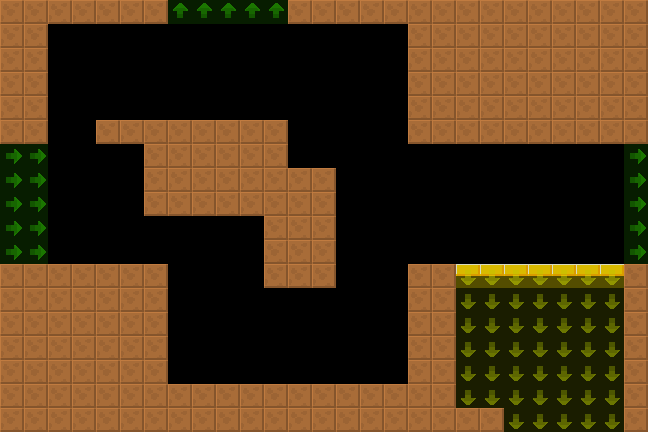

Below is a game level as drawn by its tile map, then a one-line description and the .tmx that defines it (tile-layer data replaced by summaries):
An orthogonal 27x18 tile map with 24x24 px tiles, 2 tile layers (col, lnk), 2 tilesets and 4 objects (TriggeredDoor, SinglePressurePlate, Spikes, RotatingBall).

<map version="1.4" tiledversion="1.4.2" orientation="orthogonal" renderorder="right-down" width="27" height="18" tilewidth="24" tileheight="24" infinite="0" nextlayerid="4" nextobjectid="8">
 <tileset firstgid="6" source="../../lnk.tsx" />
 <tileset firstgid="1" source="../../col.tsx" />
 <layer id="1" name="col" width="27" height="18">
  <data>[486 cells, 220 non-empty, 2 distinct tile ids]</data>
 </layer>
 <layer id="2" name="lnk" width="27" height="18" opacity="0.5">
  <data>[486 cells, 67 non-empty, 3 distinct tile ids]</data>
 </layer>
 <objectgroup id="3" name="markers" opacity="0.5">
  <object id="1" name="TriggeredDoor" type="TriggeredDoor" x="96" y="96" width="24" height="24">
   <properties>
    <property name="yr" value="0" />
    <property name="xr" value="0" />
   </properties>
  </object>
  <object id="2" name="SinglePressurePlate" type="SinglePressurePlate" x="144" y="96" width="24" height="24">
   <properties>
    <property name="yr" value="0" />
    <property name="xr" value="0" />
   </properties>
  </object>
  <object id="3" name="Spikes" type="Spikes" x="144" y="216" width="120" height="24">
   <properties>
    <property name="yr" value="0" />
    <property name="xr" value="0" />
   </properties>
  </object>
  <object id="4" name="RotatingBall" type="RotatingBall" x="288" y="264" width="24" height="24">
   <properties>
    <property name="yr" value="0" />
    <property name="xr" value="0" />
   </properties>
  </object>
 </objectgroup>
</map>
